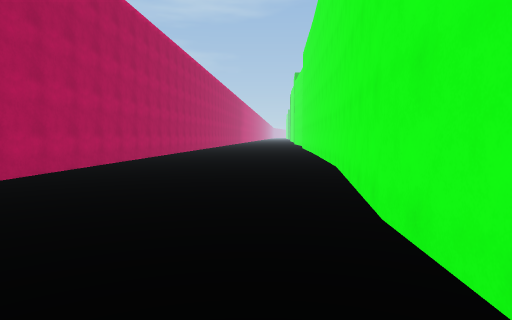
[1] (above)

20 first-person views from a walk through a Unity game level. The camera is 1.4 m above the floor, tilts 4° down and sees 75° across. The floor is counted in squares, 2 m on a side. Each view is taken from the middle of a square. On the plan, view 1 faces up. The plan holds only what a view shows up to about 10 squares ahead; the rest is blank. The place goes on beyond the plan.

[2]
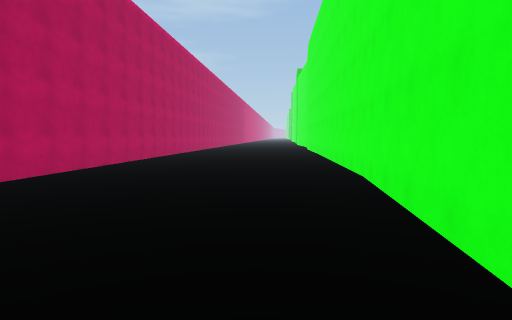

[3]
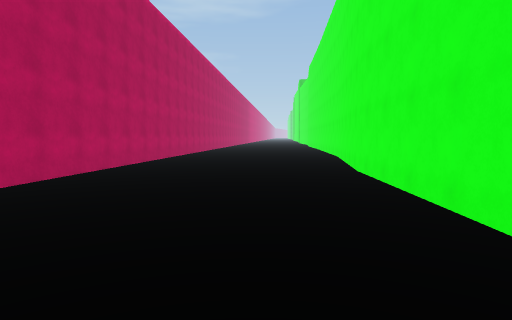

[4]
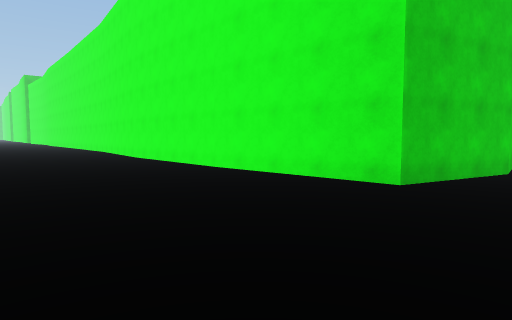

[5]
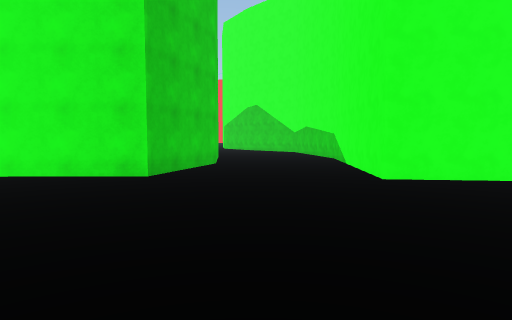

[6]
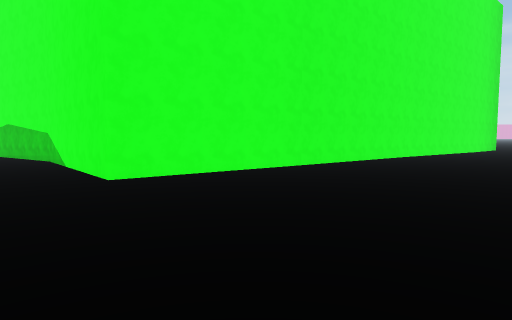

[7]
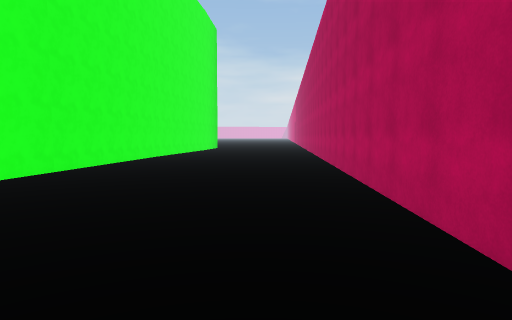

[8]
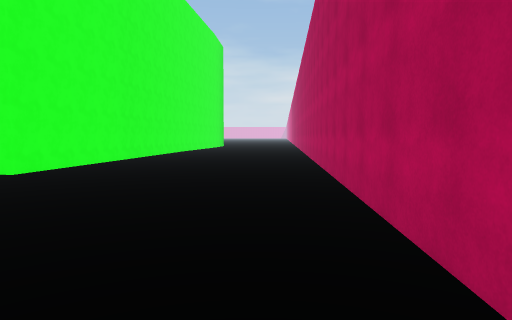

[9]
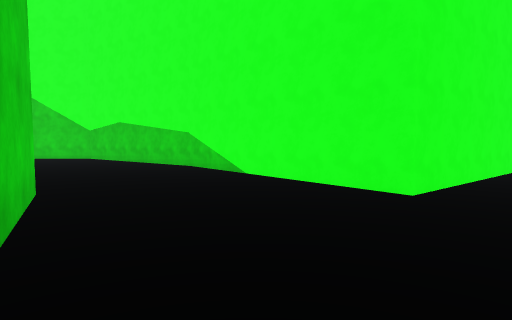

[10]
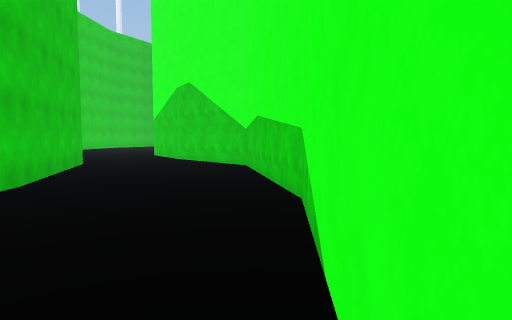

[11]
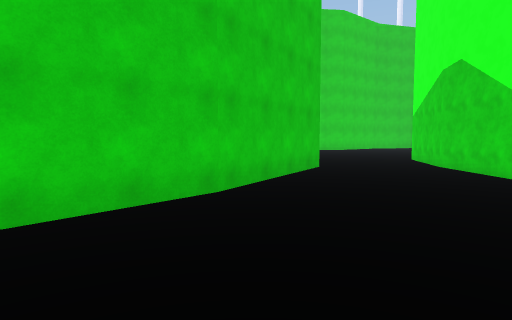

[12]
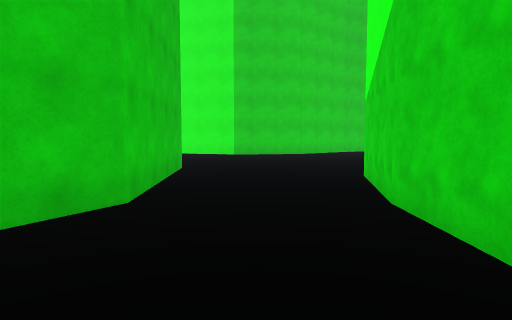

[13]
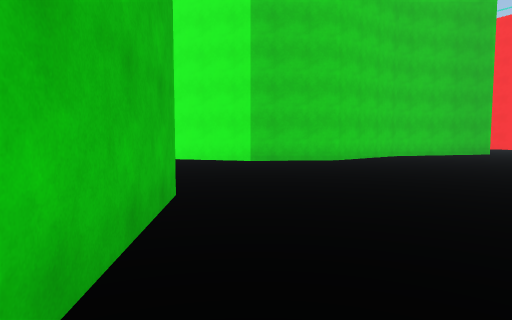

[14]
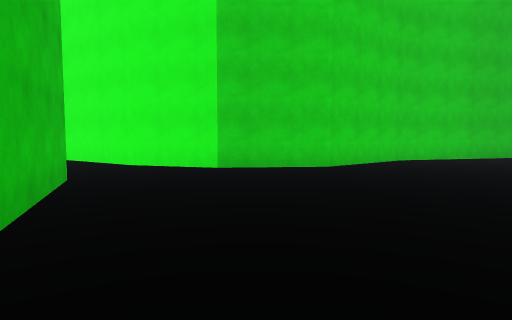

[15]
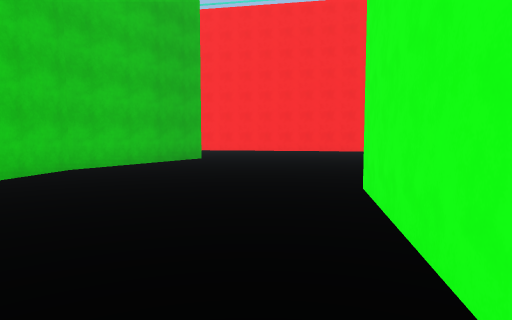

[16]
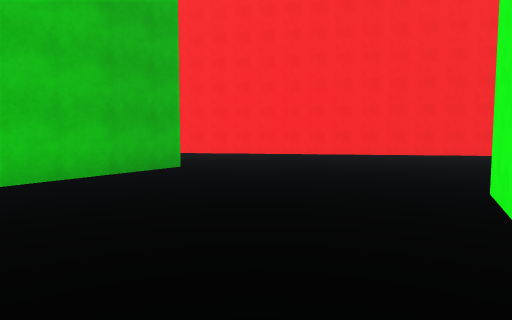

[17]
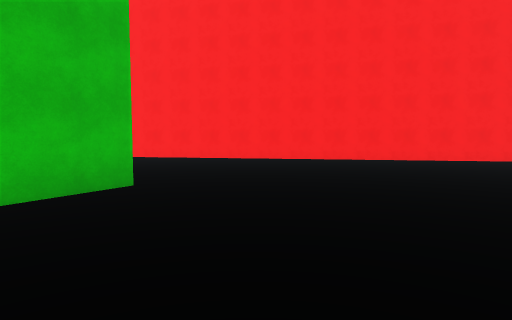

[18]
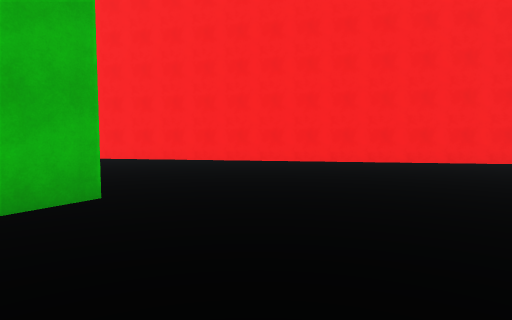

[19]
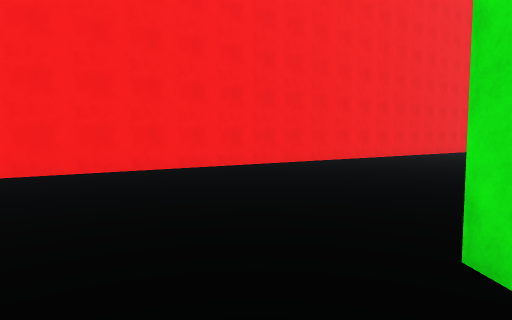

[20]
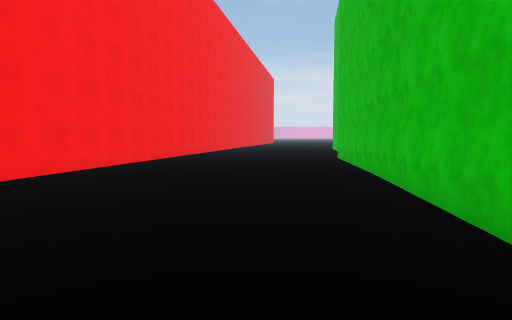

### Floor plan
Points are (right, up) in squares from view 1. A wall is a line through its corners. A room is listed if a view was taken in it or the views show most of it. See-through windows are left out.
Room 1 (views 1, 2, 3, 4, 5, 6, 7, 8, 9, 10, 11, 12, 13, 14)
walls: (0.8, -1.9) (1.1, 2.9); (-5, -5.1) (-6, -18.1); (1.1, 2.7) (2.6, 12); (6.7, -6.7) (3.7, -6.9) (0.9, -6.1) (0.8, -1.8); (5.7, -10.5) (10.2, -9.8) (12.5, -7.5); (11.9, -4) (10.5, -5.6) (6.6, -6.7); (12.4, -7.6) (14.7, -6.1); (-0.2, -18.1) (0.3, -10.1) (5.8, -10.5); (-3.5, 12.1) (-4.5, 0.5)
ways out: opening at (13.5, -5.5) to room 2
Room 2 (views 15, 16, 17, 18, 19, 20)
walls: (26.8, -3.3) (23, -1.1) (19.7, -0.7) (17.7, 0.9) (16.6, 3); (21.9, -7.2) (23.1, -7.9); (25.3, -11.1) (24.3, -18.9); (17, -5.8) (20.5, -6.5); (16.6, 2.9) (16, 6.1); (14.6, 1) (13.4, -2); (13.2, -2.5) (11.9, -4); (30.1, -19.1) (33, -3.1)
ways out: opening at (13.5, -5.5) to room 1

Where each view was taken, in squares from view 1:
view 1: 0 up, 0 right, facing up
view 2: 2 up, 0 right, facing up
view 3: 4 down, 1 left, facing up
view 4: 8 down, 4 left, facing up-right
view 5: 8 down, 5 left, facing right
view 6: 8 down, 5 left, facing down-right
view 7: 8 down, 4 left, facing down
view 8: 4 down, 4 left, facing down
view 9: 6 down, 1 left, facing down-right
view 10: 10 down, 2 right, facing right
view 11: 10 down, 4 right, facing up-right
view 12: 9 down, 9 right, facing up-right
view 13: 6 down, 11 right, facing up-right
view 14: 5 down, 13 right, facing up-right
view 15: 5 down, 16 right, facing right
view 16: 5 down, 19 right, facing right
view 17: 5 down, 22 right, facing right
view 18: 5 down, 23 right, facing right
view 19: 8 down, 25 right, facing down-right
view 20: 9 down, 27 right, facing down
